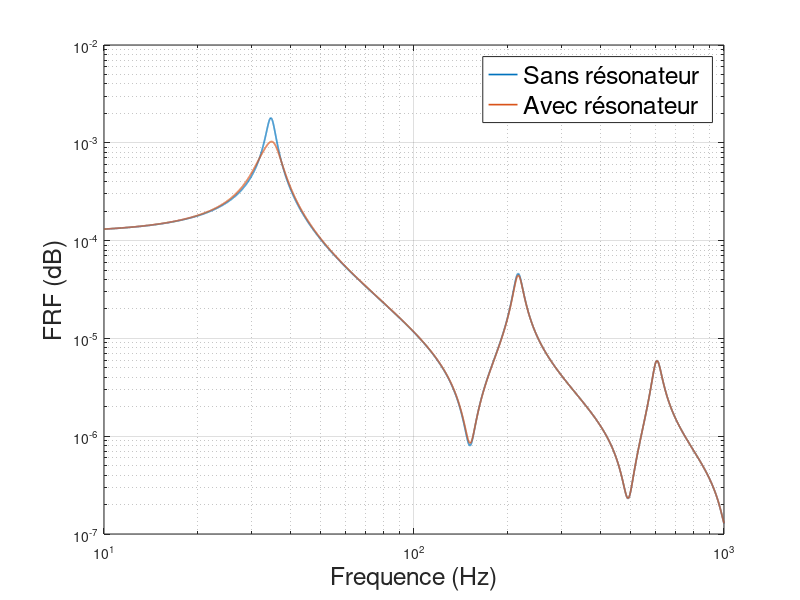

The MATLAB source for this figure:
close all
clc

num_mode=1;  % N° du mode auquel on s'intéresse 

%Plaque 1 L=59.5cm,b=3cm, h=1.5cm acier

eta_w=0.0003*217*1i;
E=(1+eta_w)*69e9;     %Module de Young
rho=2710;    %masse volumique
b=0.03;      %épaisseur
h=0.015;     %hauteur
I=(b*h^3)/12;%Moment d'inertie
EI=E*I;      %flexural rigidity
A=h*b;       %aire section

ordo=[];      %liste des ordonnées pour la FRF sans absorbeur
ordo_TMD=[];  %liste des ordonnées pour la FRF avec absorbeur

lengthf=10000; %pas de discrétisation pour la fréquence
Vr=1; % amplitude de l'impulstion fixée par défaut à 1 

k_HSLDS=1.1423e+04; %Raideur de l'absorbeur TMD (résultat des différents choix de dimensionnement) 



%__________________________________________________________________________
% Paramètres globaux (à modifier selon la poutre)
L=0.595;%longueur (m)
b=0.03;%largeur (m)
ep=0.015;%épaisseur (m)
rho=2710; %épaisseur (kg/m3)
%m1=L*b*ep*rho;%masse (kg)
%m1=0.44331; %masse modale associée au mode 1
%m1=0.13642; %masse modale assm2ociée au mode 2
%m1=0.047025;%masse modale associée au mode 3

%participation modale
lm1=[0.44331 0.13642 0.047025];
m1=lm1(num_mode);              %plutôt que la masse de la poutre on prend la masse qui participe au mode d'intérêt

%------------fréquence de résonance à isoler------------------
%freq=34.766 % mode 1 
%freq=217.01  % mode 2
%freq=596.4  % mode 3
lfreq=[34.766 217.01 596.4];
freq=lfreq(num_mode);          %fréquence d'intérêt où l'on souhaite appliquer une atténuation 

% f1=34.1598;
% f2=34.9079;
% Q=freq/(f2-f1);
ksi1=0.01;         %amortissement dans la poutre (+/- arbitrairement)
w1=2*pi*freq; 
k1=w1^2*m1;        %raideur de la poutre
c1=2*ksi1*w1*m1;   %coeff d'amortissement

%déformée =>masse modale
%__________________________________________________________________________
% Paramètres dimensionnement
mu=0.05; %ratio de masse m2/m1
ksi2op=sqrt(3*mu/8/(1+mu))+0.1616*ksi1/(1+mu);
qop=1/(1+mu)*(1-1.5906*ksi1*sqrt(mu/(1+mu)));

%==========Caractéristiques du résonateur HSLDS==========
w2=qop*w1;
m2=mu*m1;
c2=2*ksi2op*w2*m2;
k_HSLDS=w2^2*m2;
%========================================================

%========Tracé de la FRF=======
for f=logspace(1,3,lengthf)
        
    
s=2*pi*1i*f;
    %Décomposition de la poutre en 3 segments (une coupure au milieu (0,5 (en pourcentage de la poutre)),
    %une coupure juste juste avant la fin (0,5+0.499+0.999 ; c'est en ce point que sera systématiquement appliquée la force), la dernière au bout
    %de la poutre (0.5+0.499+0.001=1)
    
    %l'intérêt est de pouvoir placer la force où l'on souhaite sur la
    %poutre en changeant les coeffs)

   
    coef=[0.5 0.5];
    l1=L*coef(1);
    l2=L*coef(2);
    l=[l1 l2];
    l_T=[]; %liste des 3 matrices de transfert associée au 3 morceaux de la poutre
    for k=1:1:2
    
    %===========Construction de la matrice de transfert de la poutre seule (pas de TMD)========
   
    kap=((2*pi*f)^2*rho*A/(EI))^(1/4);

    Tii=cos(l(k)*kap)+cosh(l(k)*kap);
    T12=(sin(l(k)*kap)+sinh(l(k)*kap))/kap;
    T13=-(sin(l(k)*kap)-sinh(l(k)*kap))/(EI*kap^3);
    T14=(cos(l(k)*kap)-cosh(l(k)*kap))/(EI*kap^2);
    T21=-(sin(l(k)*kap)-sinh(l(k)*kap))*kap;
    T24=-(sin(l(k)*kap)+sinh(l(k)*kap))/(EI*kap);
    T31=(EI*kap^3)*(sin(l(k)*kap)+sinh(l(k)*kap));
    T32=-(EI*kap^2)*(cos(l(k)*kap)-cosh(l(k)*kap));
    T34=-T21;
    T43=-T12;
    T42=(EI*kap)*(sin(l(k)*kap)-sinh(l(k)*kap));

    Tflex=0.5*[Tii T12 T13 T14
        T21 Tii -T14 T24
        T31 T32 Tii -T21
        -T32 T42 -T12 Tii];
    
    l_T=[l_T Tflex];
    end
    Tl1=l_T(:,1:4); %matrice de transfert du premier morceau (0 à 0.5) 
    Tl2=l_T(:,5:8); %matrice de transfert du 2e morceau (0.5 à 0.999) 
    %Tl3=l_T(:,9:12); %matrice de transfert du dernier morceau (0.999 à 1) 

    kcoef=1/(1/(k_HSLDS+c2*i*2*pi*f)-1/(4*pi^2*f^2*m2)); %raideur perçue par l'extrémité de la poutre avec le TMD au bout de la poutre (voir photo envoyée)
    F=[1 0 0 0
       0 1 0 0
       -kcoef 0 1 0
       0 0 0 1]; %F est l'effet du TMD

    T=Tl2*Tl1; %matrice de transfert globale pour poutre sans TMD
 
    T_TMD=Tl2*F*Tl1;       %matrice de transfert globale pour poutre avec TMD
    
    
    %on extrait maintenant l'amplitude de vibration du bout libre de la poutre
    Vl=Vr/(T(3,3)-T(3,4)*T(4,3)/T(4,4));
    Ml=-T(4,3)/T(4,4)*Vl;
    yr=T(1,3)*Vl+T(1,4)*Ml;
    
    Vl_TMD=Vr/(T_TMD(3,3)-T_TMD(3,4)*T_TMD(4,3)/T_TMD(4,4));
    Ml_TMD=-T_TMD(4,3)/T_TMD(4,4)*Vl_TMD;
    yr_TMD=T_TMD(1,3)*Vl_TMD+T_TMD(1,4)*Ml_TMD;
    
    ordo_TMD=[ordo_TMD abs(yr_TMD)/Vr];
    ordo=[ordo abs(yr)/Vr];  % on pondère par l'amplitude de l'impulsion, ici Vr=1
     
end

figure
%G=ampli/100;
%loglog(fr,G,'linewidth',1.2);
%hold on

x=logspace(1,3,lengthf);
loglog(x,ordo,'linewidth',1.2)
hold on
loglog(x,ordo_TMD,'linewidth',1.2)
hold on
grid on
xlabel('Frequence (Hz)');
ylabel('FRF (dB)');
legend({'Sans résonateur','Avec résonateur'},'FontSize',18)
set(findall(gcf,'type','text'),'FontSize',18,'fontWeight','normal')
